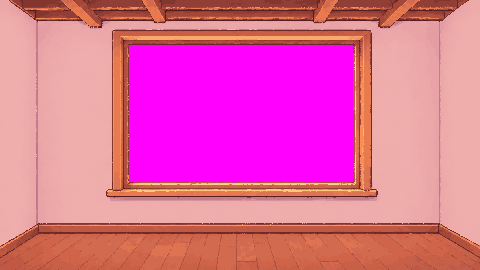
#> input picture art/layers/shell-flat-v1.png, 480 x 270 px; the run also reads 1 picture not shown here
$ python art_build.py
#> lines starting #> are read from the running program, lines starting #| are printed output that depends on the picture; after the words box and inside, x2 and y2 are one past the last pixel; in counts of white or black regions, pixels touching at a corner belong together
### tools/art_tidy.py
"""Tidy cutout edges: drop floor-shadow specks, cream fringe on leaves, tiny islands and 1px spurs."""
import numpy as np, colorsys
from collections import deque

def hls(a):
    r, g, b = [a[..., i] / 255 for i in range(3)]
    mx, mn = np.maximum(np.maximum(r, g), b), np.minimum(np.minimum(r, g), b)
    l = (mx + mn) / 2
    s = np.where(mx == mn, 0, (mx - mn) / (1 - np.abs(2 * l - 1) + 1e-6))
    return l, s

def tidy(a, min_island=12, spur_passes=2, fringe=None):
    a = a.copy()
    for _ in range(spur_passes):                       # 1px spurs: opaque with <=1 opaque 4-neighbour
        op = a[..., 3] > 0
        n = sum(np.roll(op, s, ax) for s, ax in ((1, 0), (-1, 0), (1, 1), (-1, 1)))
        a[op & (n <= 1), 3] = 0
    op = a[..., 3] > 0
    seen = np.zeros_like(op)
    H, W = op.shape
    for y0 in range(H):
        for x0 in range(W):
            if op[y0, x0] and not seen[y0, x0]:
                comp, q = [], deque([(y0, x0)]); seen[y0, x0] = True
                while q:
                    y, x = q.popleft(); comp.append((y, x))
                    for dy in (-1, 0, 1):
                        for dx in (-1, 0, 1):
                            yy, xx = y + dy, x + dx
                            if 0 <= yy < H and 0 <= xx < W and op[yy, xx] and not seen[yy, xx]:
                                seen[yy, xx] = True; q.append((yy, xx))
                if len(comp) < min_island:
                    for y, x in comp: a[y, x, 3] = 0
    if fringe is not None:                              # fringe(a) -> mask of pixels eligible for peeling
        for _ in range(2):
            op = a[..., 3] > 0
            edge = op & ~(np.roll(op, 1, 0) & np.roll(op, -1, 0) & np.roll(op, 1, 1) & np.roll(op, -1, 1))
            a[edge & fringe(a), 3] = 0
    return a

### tools/art_build.py
#!/usr/bin/env python3
"""Copy the approved layers into public/art for the game, turning the magenta window into real transparency
and writing art/scene manifest data the game reads (window rectangle)."""
import json, sys
from pathlib import Path
import numpy as np
from PIL import Image

ROOT = Path(__file__).resolve().parent.parent
SRC, OUT = ROOT / "art" / "layers", ROOT / "public" / "art"
OUT.mkdir(parents=True, exist_ok=True)

shell = np.array(Image.open(SRC / "shell-flat-v1.png").convert("RGBA"))
#> shell is the input picture: shape (270, 480, 4); mean R, G, B, A 225.2, 104, 155.8, 255
key = (shell[..., 0] == 255) & (shell[..., 1] == 0) & (shell[..., 2] == 255)
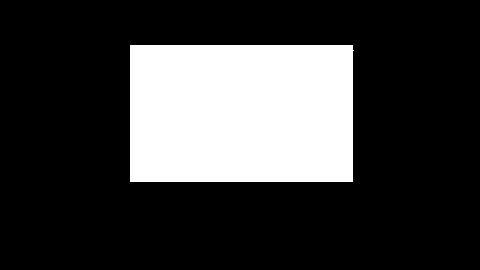
#> key: shape (270, 480) bool; 23.6% white; 1 white region, box (x1, y1, x2, y2) and area: (130, 45, 354, 182) 30552
ys, xs = key.nonzero()
window = [int(xs.min()), int(ys.min()), int(xs.max()) + 1, int(ys.max()) + 1]
#> window = [130, 45, 354, 182]
# also clear a 1px fringe of near-magenta pixels around the window so no pink edge shows
near = (shell[..., 0] > 190) & (shell[..., 1] < 150) & (shell[..., 2] > 140) & (shell[..., 2] > shell[..., 1] + 30)
#> near: shape (270, 480) bool; 23.7% white; 1 white region, box (x1, y1, x2, y2) and area: (129, 45, 354, 183) 30713
for _ in range(3):
    grow = key.copy(); grow[1:] |= key[:-1]; grow[:-1] |= key[1:]; grow[:, 1:] |= key[:, :-1]; grow[:, :-1] |= key[:, 1:]
    key = key | (grow & near)
#> grow: shape (270, 480) bool; 24.3% white; 1 white region, box (x1, y1, x2, y2) and area: (128, 44, 355, 184) 31435
shell[key, 3] = 0
Image.fromarray(shell).save(OUT / "room-shell.png")
json.dump({"size": [480, 270], "scale": 2, "window": window}, open(OUT / "scene.json", "w"))
print("window", window)
#| window [130, 45, 354, 182]

import shutil
for n in ("scenery-day-v1",):
    shutil.copy(SRC / f"{n}.png", OUT / (n.replace("-v1", "") + ".png"))

shutil.copy(SRC / "sunbeams-v1.png", OUT / "sunbeams.png")

# ---- furniture layers (Stage 2) ----
from PIL import ImageOps
desk = Image.open(SRC / "desk-v3.png").convert("RGBA")
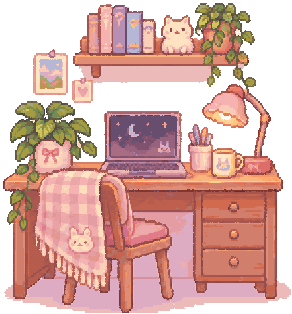
#> input picture art/layers/desk-v3.png, 292 x 314 px
#> desk is the input picture: PIL image 292x314 RGBA; mean R, G, B, A 137.6, 95.6, 88.5, 175.7
import colorsys
da = np.array(desk)
for y in range(desk.height):
    for x in range(desk.width):
        r, g, b_, a_ = da[y, x]
        if not a_:
            continue
        h, l, sat = colorsys.rgb_to_hls(r / 255, g / 255, b_ / 255)
        if y >= 180 and 0.80 <= h <= 0.97 and 0.55 <= l <= 0.85:
            da[y, x, 3] = 0                                  # lilac floor/knee shadow baked into the desk art
        if y >= 286 and l > 0.78 and (h < 0.06 or h > 0.9):
            da[y, x, 3] = 0                                  # pink floor shadow under the legs
        if 30 <= x <= 100 and 76 <= y <= 104:
            da[y, x, 3] = 0                                  # remnant of a small wall frame
        if 190 <= x <= 260 and 82 <= y <= 84:
            da[y, x, 3] = 0                                  # tail of the shelf vine above the lamp
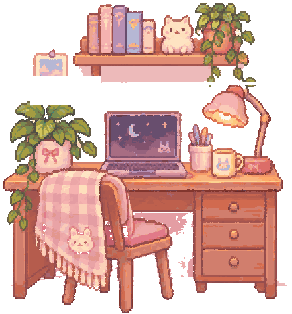
#> da: shape (314, 292, 4); 9.46% of pixels changed, all inside (x1, y1, x2, y2) = (4, 76, 291, 313); transparent parts drawn white
desk = Image.fromarray(da)
body = desk.crop((0, 82, desk.width, desk.height))          # below the wall shelf, which is placed separately
body = ImageOps.mirror(body)                                 # lamp ends up on the left, clear of the window
sys.path.insert(0, str(Path(__file__).parent))
from art_tidy import tidy, hls
ba = np.array(body)
yy, xx = np.mgrid[0:ba.shape[0], 0:ba.shape[1]]
l_, s_ = hls(ba)
pale_pink = (l_ > 0.72) & (ba[..., 0] > ba[..., 1])
#> pale_pink: shape (232, 292) bool; 29.1% white; 79 white regions (52 under 20 px), largest, box (x1, y1, x2, y2) and area: (165, 88, 288, 231) 8692, (1, 197, 163, 231) 3180, (98, 130, 159, 195) 1800
ba[pale_pink & (yy >= 176) & ((xx < 180) | (xx > 260) | (yy >= 208)), 3] = 0   # floor-shadow specks (blanket sits x90-130, y<104)
#> ba: shape (232, 292, 4); mean R, G, B, A 150.1, 102.2, 95.3, 159.5
ba = tidy(ba, min_island=120, fringe=lambda a: (xx >= 192) & (yy <= 160) & (hls(a)[0] > 0.72))  # cream fringe on the leaves
#> after the loop in tidy, `for _ in range(spur_passes):`: a: shape (232, 292, 4); mean of channels 0, 1, 2, 3 150.1, 102.2, 95.3, 159.3
#> in tidy, `op = a[..., 3] > 0`: op: shape (232, 292) bool; 62.5% white; 27 black regions (25 under 20 px), largest, box (x1, y1, x2, y2) and area: (0, 0, 292, 232) 25305, (164, 144, 169, 155) 44
#> after the loop in tidy, `for y0 in range(H):`: a: shape (232, 292, 4); mean of channels 0, 1, 2, 3 150.1, 102.2, 95.3, 159.2
#> after the loop in tidy, `for _ in range(2):`: a: shape (232, 292, 4); mean of channels 0, 1, 2, 3 150.1, 102.2, 95.3, 159
# desk plant: the two top leaves were cut flat by the original sheet's edge; round their tops and outline them
for (x0, x1) in ((217, 246), (247, 276)):                    # leaf spans at the flat row (body coords)
    ba[22:31, 275:280, 3] = 0; ba[19:23, 255:275, 3] = 0                                    # stray tip above the right leaf
    for y, trim in ((23, 13), (24, 13), (25, 9), (26, 9), (27, 5), (28, 5), (29, 2), (30, 2)):
        ba[y, x0:x0 + trim, 3] = 0; ba[y, x1 - trim:x1, 3] = 0
    for x in range(x0, x1):
        col = np.nonzero(ba[19:32, x, 3])[0]
        if len(col):
            y = 19 + col[0]
            if y >= 23:
                ba[y, x] = (82, 79, 69, 255)                 # leaf outline colour used elsewhere on the plant
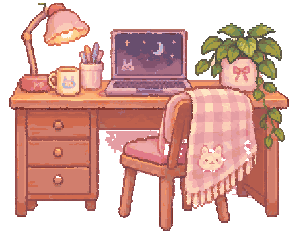
#> ba: shape (232, 292, 4); mean of channels 0, 1, 2, 3 150.1, 102.1, 95.3, 158.1; transparent parts drawn white
ba[2:7, 36:50, 3] = 0                                        # olive stub of a vine above the lamp arm
#> ba: shape (232, 292, 4); 0.03% of pixels changed, all inside (x1, y1, x2, y2) = (38, 3, 50, 7)
body = Image.fromarray(ba)
body.save(OUT / "desk-body.png")
# lamp OFF: an overlay for the lit inside of the shade (lamp ON is the art as painted); only the glowing pixels are recoloured
LX0, LY0, LX1, LY1 = 40, 22, 96, 50
reg = ba[LY0:LY1, LX0:LX1].copy()
r_, g_, b_ = (reg[..., i].astype(int) for i in range(3))
lit = (reg[..., 3] > 0) & (r_ > 235) & (g_ > 165) & (b_ < 215) & (g_ > b_ + 20)       # the yellow-orange glow and the white-hot bulb
#> lit: shape (28, 56) bool; 16.2% white; 5 white regions (4 under 20 px), largest, box (x1, y1, x2, y2) and area: (6, 7, 48, 22) 223
white = (reg[..., 3] > 0) & (r_ > 240) & (g_ > 235) & (b_ > 215)
#> white: shape (28, 56) bool; 2.9% white; 1 white region, box (x1, y1, x2, y2) and area: (21, 9, 33, 16) 46
off = np.zeros_like(reg)
lum = (r_ * 0.3 + g_ * 0.59 + b_ * 0.11) / 255
for m, base in ((lit, (226, 168, 160)), (white, (236, 196, 190))):
    for c in range(3):
        off[..., c][m] = np.clip(np.array(base[c]) * (0.8 + 0.3 * lum[m]), 0, 255)
    off[..., 3][m] = 255
#> this loop made 2 passes
#> base on passes 1 to 2: (226, 168, 160), (236, 196, 190)
Image.fromarray(off).save(OUT / "lamp-off.png")
json.dump({"x": LX0, "y": LY0}, open(OUT / "lamp-off.json", "w"))
ba = tidy(np.array(Image.open(SRC / "bed-v4.png").convert("RGBA")), min_island=160, spur_passes=2)
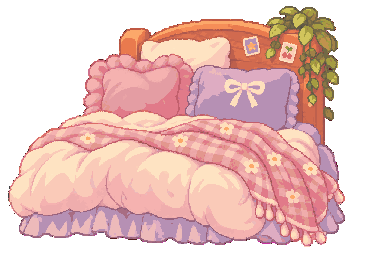
#> input picture art/layers/bed-v4.png, 380 x 253 px
#> in tidy, a is the input picture: shape (253, 380, 4); mean R, G, B, A 141.7, 104.7, 100.1, 162.3
#> the loop in tidy (call 2), `for _ in range(spur_passes):` made 2 passes
#> pass 1, in tidy (call 2), `n = sum(np.roll(op, s, ax) for s, ax in ((1, 0), (-1, 0), (1, 1), (-1,..`:
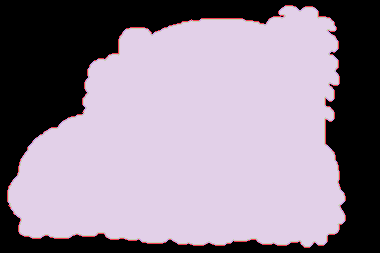
#> n: shape (253, 380) int64; 5 distinct labels, from 0 to 4; one colour per label, 0 black
#> after the loop in tidy (call 2), `for _ in range(spur_passes):`: a: shape (253, 380, 4); under 0.01% of pixels changed, all inside (x1, y1, x2, y2) = (9, 20, 192, 206)
for _ in range(2):                                           # peel the near-white background halo that sits on the outer rim of the bed (2026-11-26 review)
    op = ba[..., 3] > 0
    edge = op & ~(np.roll(op, 1, 0) & np.roll(op, -1, 0) & np.roll(op, 1, 1) & np.roll(op, -1, 1))
    rgb = ba[..., :3].astype(int)
    ba[edge & (rgb.sum(-1) / 765 > 0.84) & (rgb.max(-1) - rgb.min(-1) < 40), 3] = 0
#> this loop made 2 passes
#> pass 1, `rgb = ba[..., :3].astype(int)`:
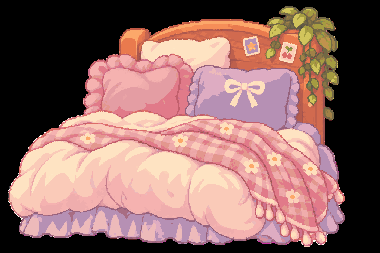
#> rgb: shape (253, 380, 3) int64; mean R, G, B 141.7, 104.7, 100.1
Image.fromarray(ba).save(OUT / "bed.png")   # drop stray 1px specks on the duvet edge
ra = np.array(Image.open(SRC / "rug-v5.png").convert("RGBA"))
for _ in range(2):                                           # majority filter: smooths the ragged silhouette
    op = (ra[..., 3] > 0).astype(int); pad = np.pad(op, 1)
    cnt = sum(pad[1 + dy:pad.shape[0] - 1 + dy, 1 + dx:pad.shape[1] - 1 + dx] for dy in (-1, 0, 1) for dx in (-1, 0, 1))
    newop = cnt >= 5
    fill = newop & (ra[..., 3] == 0)                         # grow into a gap: copy the nearest opaque neighbour colour
    for y, x in zip(*np.nonzero(fill)):
        for dy, dx in ((0, 1), (0, -1), (1, 0), (-1, 0)):
            yy, xx = y + dy, x + dx
            if 0 <= yy < ra.shape[0] and 0 <= xx < ra.shape[1] and ra[yy, xx, 3]:
                ra[y, x] = ra[yy, xx]; break
    ra[~newop, 3] = 0
ra = tidy(ra, min_island=160, spur_passes=2)
Image.fromarray(ra).save(OUT / "rug.png")

# ---- wall pieces (Stage 3): the shelf is cut at 0.1 so one art pixel is one 2x-buffer pixel (71x50 room units);
# the hanging plant is cut at 2x (56x101 room units). Both are cut from the raw sheets in one pass.
for n, o in (("shelves-v1", "shelves.png"), ("plant-hanging-v2", "plant-hanging.png")):
#> (the run stopped early here; a loop or call above may not have finished)
